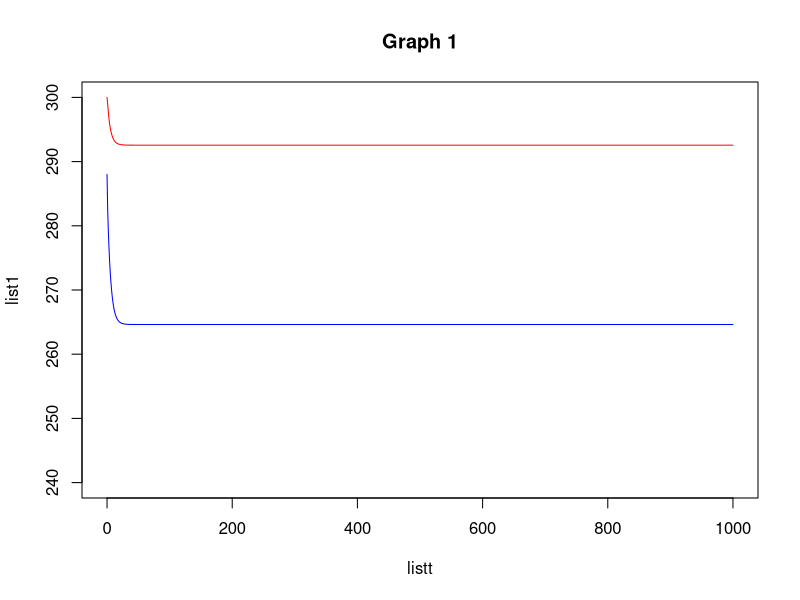
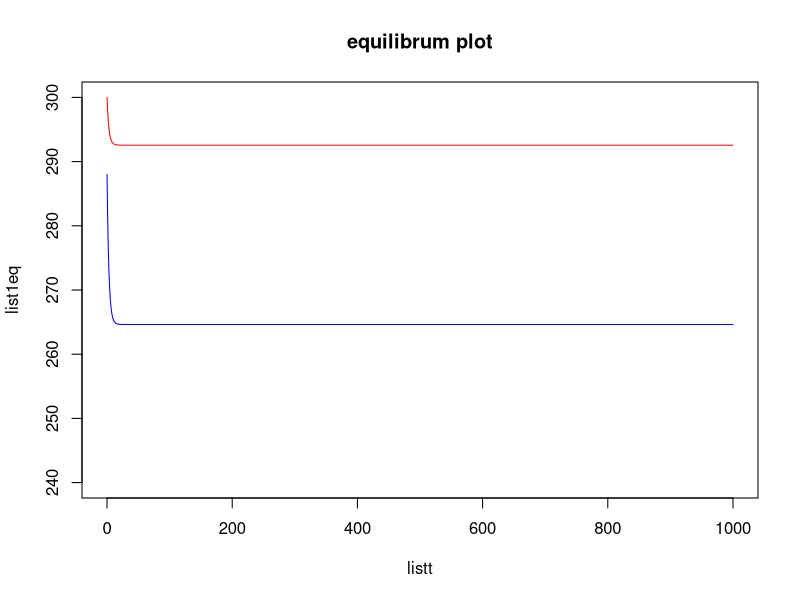
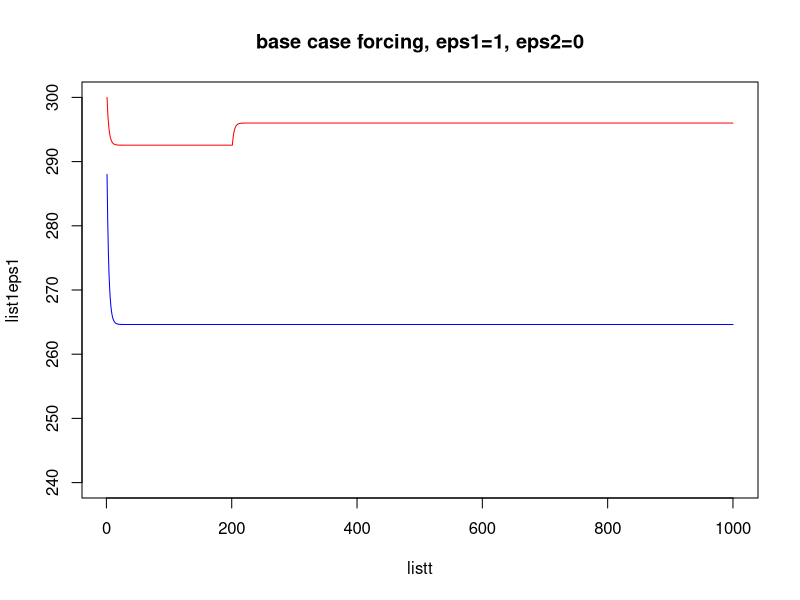
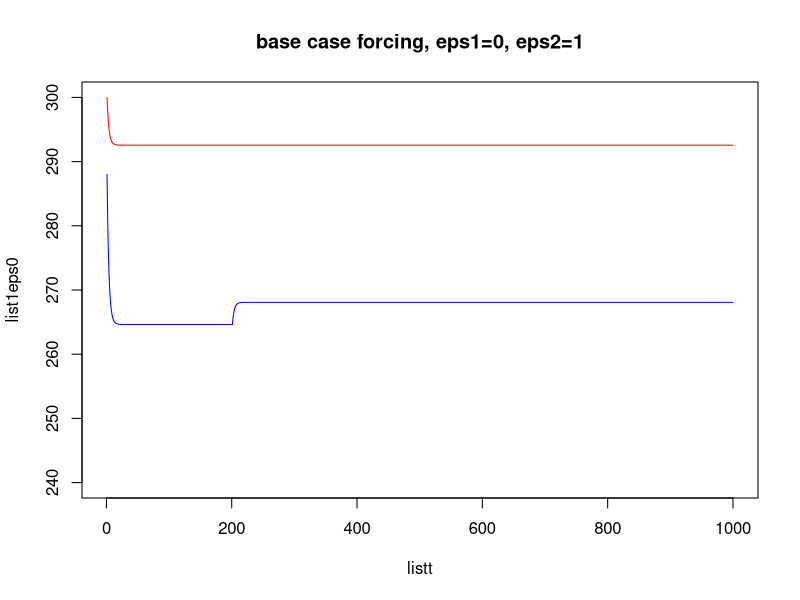
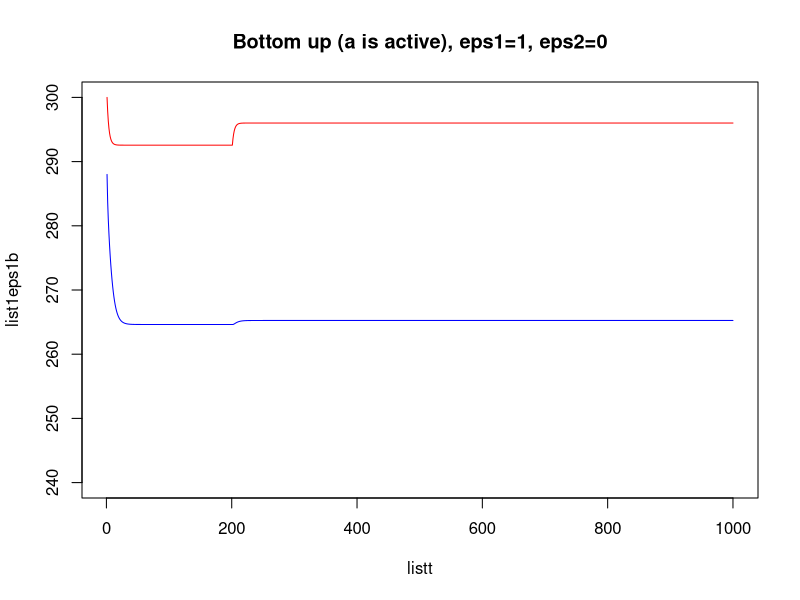
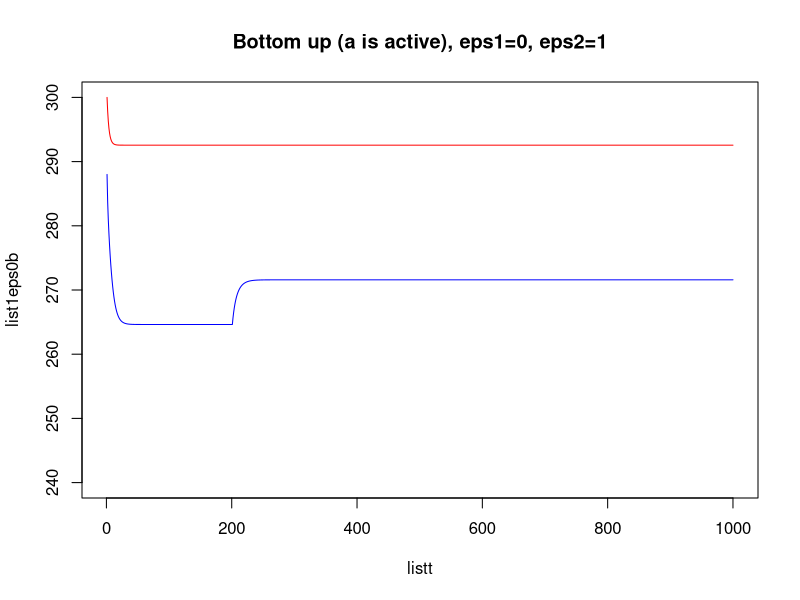
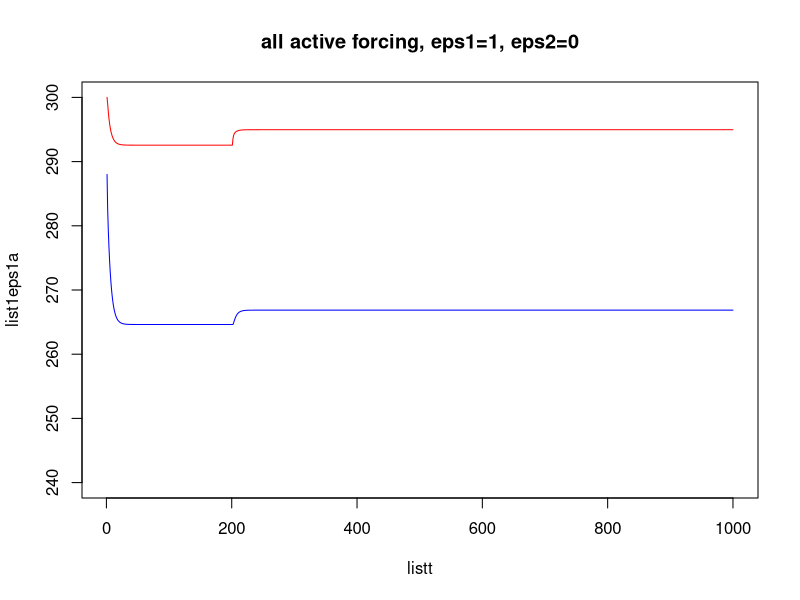
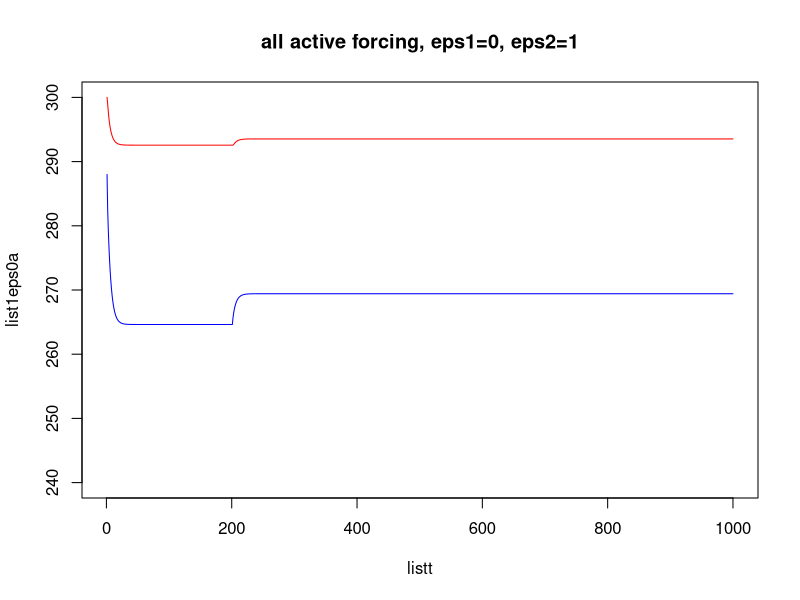

These figures' R source, in order:
H=1; #arbitrary 
S1=40.9; #PW
A=-49.7; #PW
B=0.29; #PW 
S2=24.1; #PW
alpha=0.29; 
F0=3; #PW
gamma1=0.035;
gamma2=0.002852;
Tice=271.15;

dt=1;
T1=300; 
T2=288; 
t<-0;
n<-1000; #arbritrary
tA =200
epsilon=c(1,0)

eps1 = function (t) ifelse(t < tA, 0, 0) #forcing function 
eps2 = function (t) ifelse(t < tA, 0, 0) #forcing function 

phiice = function (T1, T2) pi/6 +(pi/6)*(T1-Tice)/(T1-T2)
a = function (T1, T2) 1-sin(phiice(T1,T2))
CCeq = function (T1) 6.11*exp(17.23*((T1-273.25)/(T1-35.86)))
AHT = function (T1, T2) F0+gamma1*(T1-T2)+gamma2*CCeq(T1)*(T1-T2)

dT1 = function (T1,T2,t) (S1-AHT(T1,T2)-(A+B*T1)+eps1(t))/H
dT2 = function (T1,T2,t) (S2*(1-2*alpha*a(T1,T2))+AHT(T1, T2)-(A+B*T2)+eps2(t))/H


list1= vector("list", n)
list2= vector("list",n)
listt= vector ("list",n)

list1[[1]] = T1
list2[[1]] = T2
listt[[1]] = t

for (k in 1: n){
  Var1=T1+dT1(T1,T2,t)*dt
  Var2=T2+dT2(T1,T2,t)*dt
  t=t+dt
  T1=Var1
  T2=Var2
  list1[[k+1]] <- T1
  list2[[k+1]] <- T2
  listt[[k+1]] <- t
}

plot(listt, list1, ylim = c(240,300), type="l", col="red")
lines(listt, list2, col="blue")
title("Graph 1")

T1diff = list1[[n]]-list1[[tA]]
T2diff = list2[[n]]-list2[[tA]]
T1eq = list1[[n]]
T2eq = list2[[n]]
aeq = a(T1eq,T2eq)
phiiceeq = phiice(T1eq,T2eq)
phiiceeqdeg = phiiceeq*180/pi
AHTeq = AHT(T1eq,T2eq)
dT1eq= function(T1,T2,t) (S1-AHTeq-(A+B*T1)+eps1(t))/H
dT2eq=function (T1,T2,t) S2*(1-2*alpha*aeq+AHTeq-(A+B*T2)+eps2(t))/H


#loop 2 with equilibrium no forcing
list1eq= vector ("list", n)
list2eq= vector ("list", n)

list1eq[[1]]=300
list2eq[[1]]=288

T1=300
T2=288
t=0

eps1eq <- function (t) ifelse(t < tA ,0, 0) #forcing function
eps2eq <- function (t) ifelse(t < tA ,0, 0) #forcing function
dT1eq= function(T1,T2,t) (S1-AHTeq-(A+B*T1)+eps1eq(t))/H
dT2eq=function (T1,T2,t) (S2*(1-2*alpha*aeq)+AHTeq- (A+B*T2)+eps2eq(t))/H

for (k in 1:n){
  Var1=T1+dT1eq(T1,T2,t)*dt
  Var2=T2+dT2eq(T1,T2,t)*dt
  t=t+dt
  T1=Var1
  T2=Var2
  list1eq[[k+1]]= T1
  list2eq[[k+1]]= T2
}

plot(listt, list1eq, ylim=c(240,300), type="l", col="red")
lines(listt, list2eq, col="blue")
title("equilibrum plot")
T1diffeq = list1[[n]]-list1[[tA]]
T2diffeq = list2[[n]]-list2[[tA]]



#forcing feedback not active- base case (dT1eq and dT2eq) (esp1=1, eps2=0)
list1eps1= vector("list",n)
list2eps0=vector("list", n)

list1eps1[[1]]=300
list2eps0[[1]]=288

T1=300
T2=288
t=0

 eps1_1 = function (t) ifelse(t < tA, 0, 1 )#forcing function ################################################################eps1
 eps2_0 = function (t) ifelse(t < tA, 0, 0)#forcing function ################################################################eps0
 dT1_eps1 = function (T1,T2,t) (S1-AHTeq-(A+B*T1)+eps1_1(t))/H
 dT2_eps0 = function (T1,T2,t) (S2*(1-2*alpha*aeq)+AHTeq-(A+B*T2)+eps2_0(t))/H #using AHT function and a function
 

 for (k in 1: n){
   Var1=T1+dT1_eps1(T1,T2,t)*dt
   Var2=T2+dT2_eps0(T1,T2,t)*dt
   t=t+dt
   T1=Var1
   T2=Var2
   list1eps1[[k+1]] = T1
   list2eps0[[k+1]] = T2
   listt[[k]] = t
 }
 plot(listt, list1eps1, ylim = c(240,300), type="l", col="red")
 lines(listt, list2eps0, col="blue")
 title( "base case forcing, eps1=1, eps2=0")
 
 T1diffbaseeps1 = list1eps1[[n]]-list1eps1[[tA]]
 T2diffbaseeps0 = list2eps0[[n]]-list2eps0[[tA]]


 
 #forcing feedback not active-base case (dT1eq and dT2eq) (esp1=0, eps2=1)
 list1eps0= vector("list",n)
 list2eps1=vector("list", n)
 T1=300
 T2=288
 t=0
 
 list1eps0[[1]]=T1
 list2eps1[[1]]=T2
 
 eps1_0 = function (t) ifelse(t < tA, 0, 0) #forcing function ######################################################################eps0
 eps2_1 = function (t) ifelse(t < tA, 0, 1) #forcing function ######################################################################eps1
 dT1_eps0 = function (T1,T2,t) (S1-AHTeq-(A+B*T1)+eps1_0(t))/H
 dT2_eps1 = function (T1,T2,t) (S2*(1-2*alpha*aeq)+AHTeq-(A+B*T2)+eps2_1(t))/H 
 
 for (k in 1: n){
   Var1=T1+dT1_eps0(T1,T2,t)*dt
   Var2=T2+dT2_eps1(T1,T2,t)*dt
   t=t+dt
   T1=Var1
   T2=Var2
   list1eps0[[k+1]] = T1
   list2eps1[[k+1]] = T2
   listt[[k]] = t
 }
 plot(listt, list1eps0, ylim = c(240,300), type="l", col="red")
 lines(listt, list2eps1, col="blue")
 title( "base case forcing, eps1=0, eps2=1")
 
 T1diffbaseeps0 = list1eps0[[n]]-list1eps0[[tA]]
 T2diffbaseeps1 = list2eps1[[n]]-list2eps1[[tA]]
 
 #base case sensitivity matrix 
 
 lambdavectorbase=c(T1diffbaseeps1,T2diffbaseeps0,T1diffbaseeps0,T2diffbaseeps1)
 lambdabase= matrix(lambdavectorbase,2) 
 lambdabaseinverse= solve(lambdabase)
 
 
 #Bottom up in reference to a (ice albedo) use AHTeq and a(T1,T2) (eps1=1, eps2=0) 
 list1eps1b=vector("list",n)
 list2eps0b=vector("list",n)
 T1=300
 T2=288
 t=0
 
 list1eps1b[[1]]=T1
 list2eps0b[[1]]=T2
 
 #eps1_1 and eps2_0 defined above 
 dT1_eps1b = function (T1,T2,t) (S1-AHTeq-(A+B*T1)+eps1_1(t))/H
 dT2_eps0b = function (T1,T2,t) (S2*(1-2*alpha*a(T1,T2))+AHTeq-(A+B*T2)+eps2_0(t))/H 
 for (k in 1: n){
   Var1=T1+dT1_eps1b(T1,T2,t)*dt
   Var2=T2+dT2_eps0b(T1,T2,t)*dt
   t=t+dt
   T1=Var1
   T2=Var2
   list1eps1b[[k+1]] = T1
   list2eps0b[[k+1]] = T2
   listt[[k]] = t
 }
 plot(listt, list1eps1b, ylim = c(240,300), type="l", col="red")
 lines(listt, list2eps0b, col="blue")
 title( "Bottom up (a is active), eps1=1, eps2=0")  
 
 T1diffeps1b = list1eps1b[[n]]-list1eps1b[[tA]]
 T2diffeps0b = list2eps0b[[n]]-list2eps0b[[tA]]
 
 #Bottom up in reference to a (ice albedo) use AHTeq and a(T1,T2) (eps1=0, eps2=1)
 list1eps0b=vector("list",n)
 list2eps1b=vector("list",n)
 T1=300
 T2=288
 t=0
 
 list1eps0b[[1]]=T1
 list2eps1b[[1]]=T2
 
 #eps1_0 and eps2_1 defined above 
 dT1_eps0b = function (T1,T2,t) (S1-AHTeq-(A+B*T1)+eps1_0(t))/H
 dT2_eps1b = function (T1,T2,t) (S2*(1-2*alpha*a(T1,T2))+AHTeq-(A+B*T2)+eps2_1(t))/H
 for (k in 1: n){
   Var1=T1+dT1_eps0b(T1,T2,t)*dt
   Var2=T2+dT2_eps1b(T1,T2,t)*dt
   t=t+dt
   T1=Var1
   T2=Var2
   list1eps0b[[k+1]] = T1
   list2eps1b[[k+1]] = T2
   listt[[k]] = t
 }
 plot(listt, list1eps0b, ylim = c(240,300), type="l", col="red")
 lines(listt, list2eps1b, col="blue")
 title( "Bottom up (a is active), eps1=0, eps2=1")
 
 T1diffeps0b = list1eps0b[[n]]-list1eps0b[[tA]]
 T2diffeps1b = list2eps1b[[n]]-list2eps1b[[tA]]
 
 #bottom up sensitivity matrix 
 
 lambdavectorb=c(T1diffeps1b, T2diffeps0b, T1diffeps0b, T2diffeps1b)
 lambdab= matrix(lambdavectorb,2)
 
 #bottom up gain matrix 
 GoriginalBottom=matrix()

 
 Gb= lambdab %*% lambdabaseinverse
 
 GoriginalBottom= matrix(c(1, 0.1812612, 0.000000, 2.017988),2)
 
 deltaT0bvector= lambdabase%*%epsilon


deltaTalphaestimateb= GoriginalBottom%*%deltaT0bvector

deltaTalphab=lambdab%*%epsilon


 
 #Forcing feedback all active (dT1, dT2) (eps1=1, eps2=0)
 list1eps1a=vector("list",n)
 list2eps0a=vector("list",n)
 T1=300
 T2=288
 t=0
 
 list1eps1a[[1]]=T1
 list2eps0a[[1]]=T2
 
 #eps1_1 and eps2_0 are defined above 
 dT1_eps1a = function (T1,T2,t) (S1-AHT(T1,T2)-(A+B*T1)+eps1_1(t))/H
 dT2_eps0a = function (T1,T2,t) (S2*(1-2*alpha*a(T1,T2))+AHT(T1,T2)-(A+B*T2)+eps2_0(t))/H 
 for (k in 1: n){
   Var1=T1+dT1_eps1a(T1,T2,t)*dt
   Var2=T2+dT2_eps0a(T1,T2,t)*dt
   t=t+dt
   T1=Var1
   T2=Var2
   list1eps1a[[k+1]] = T1
   list2eps0a[[k+1]] = T2
   listt[[k]] = t
 }
 plot(listt, list1eps1a, ylim = c(240,300), type="l", col="red")
 lines(listt, list2eps0a, col="blue")
 title( "all active forcing, eps1=1, eps2=0")

 T1diff1a = list1eps1a[[n]]-list1eps1a[[tA]]
 T2diff0a = list2eps0a[[n]]-list2eps0a[[tA]]
 
 #Forcing feedback all active (dT1, dT2) (eps1=0, eps2=1)
 list1eps0a=vector("list",n)
 list2eps1a=vector("list",n)
 T1=300
 T2=288
 t=0
 
 list1eps0a[[1]]=T1
 list2eps1a[[1]]=T2
 
 #eps1_0 and eps2_1 defined above 
 dT1_eps0a = function (T1,T2,t) (S1-AHT(T1,T2)-(A+B*T1)+eps1_0(t))/H
 dT2_eps1a = function (T1,T2,t) (S2*(1-2*alpha*a(T1,T2))+AHT(T1,T2)-(A+B*T2)+eps2_1(t))/H 
 for (k in 1: n){
   Var1=T1+dT1_eps0a(T1,T2,t)*dt
   Var2=T2+dT2_eps1a(T1,T2,t)*dt
   t=t+dt
   T1=Var1
   T2=Var2
   list1eps0a[[k+1]] = T1
   list2eps1a[[k+1]] = T2
   listt[[k]] = t
  } 
 plot(listt, list1eps0a, ylim = c(240,300), type="l", col="red")
 lines(listt, list2eps1a, col="blue")
 title( "all active forcing, eps1=0, eps2=1") 

 T1diffeps0a = list1eps0a[[n]]-list1eps0a[[tA]]
 T2diffeps1a = list2eps1a[[n]]-list2eps1a[[tA]]
 #all active sensitivity matrix 
 #lambdaalpha 
 
 lambdavectora= c(T1diff1a,T2diff0a,T1diffeps0a,T2diffeps1a)
 lambdaa=matrix(lambdavectora,2)
 
 
 #Top down in reference to a (ice albedo) use AHT(T1,T2) and aeq (eps1=1, eps2=0)
 list1eps1t=vector("list",n)
 list2eps0t=vector("list",n)
 T1=300
 T2=288
 t=0
 
 list1eps1t[[1]]=T1
 list2eps0t[[1]]=T2
 
 #eps1_1 and eps2_0 defined above 
 dT1_eps1t = function (T1,T2,t) (S1-AHT(T1,T2)-(A+B*T1)+eps1_1(t))/H
 dT2_eps0t = function (T1,T2,t) (S2*(1-2*alpha*aeq)+AHT(T1,T2)-(A+B*T2)+eps2_0(t))/H 
 for (k in 1: n){
   Var1=T1+dT1_eps1t(T1,T2,t)*dt
   Var2=T2+dT2_eps0t(T1,T2,t)*dt
   t=t+dt
   T1=Var1
   T2=Var2
   list1eps1t[[k+1]]= T1
   list2eps0t[[k+1]]= T2
   listt[[k]]= t
 } 
 plot(listt, list1eps1t, ylim = c(240,300), type="l", col="red")
 lines(listt, list2eps0t, col="blue")
 title( "Top down (AHT is active), eps1=1, eps2=0")  
 
 T1diffeps1t = list1eps1t[[n]]-list1eps1t[[tA]]
 T2diffeps0t = list2eps0t[[n]]-list2eps0t[[tA]]
 
 
 #Top down in reference to a (ice albedo) use AHT(T1,T2) and aeq (eps1=0, eps2=1)
 list1eps0t=vector("list",n)
 list2eps1t=vector("list",n)
 T1=300
 T2=288
 t=0
 
 list1eps0t[[1]]=T1
 list2eps1t[[1]]=T2
 
 #eps1_0 and eps2_1 defined above 
 dT1_eps0t = function (T1,T2,t) (S1-AHT(T1,T2)-(A+B*T1)+eps1_0(t))/H
 dT2_eps1t = function (T1,T2,t) (S2*(1-2*alpha*aeq)+AHT(T1,T2)-(A+B*T2)+eps2_1(t))/H
 for (k in 1: n){
   Var1=T1+dT1_eps0t(T1,T2,t)*dt
   Var2=T2+dT2_eps1t(T1,T2,t)*dt
   t=t+dt
   T1=Var1
   T2=Var2
   list1eps0t[[k+1]] = T1
   list2eps1t[[k+1]] = T2
   listt[[k]] = t
 }  
 plot(listt, list1eps0t, ylim = c(240,300), type="l", col="red")
 lines(listt, list2eps1t, col="blue")
 title("Top down (AHT is active), eps1=0, eps2=1")  

 T1diffeps0t = list1eps0t[[n]]-list1eps0t[[tA]]
 T2diffeps1t = list2eps1t[[n]]-list2eps1t[[tA]]
 
 
 #top down sensitivity matrix  (THE BASE FOR TOP DOWN)                                                                  
 lambdavectort=c(T1diffeps1t, T2diffeps0t, T1diffeps0t, T2diffeps1t) 
 lambdat=matrix(lambdavectort, 2)
 lambdatinv=solve(lambdat)
 #Top gain matrix 
  ##############################################################################################################################################
 Gt= lambdaa %*% lambdatinv

 GoriginalTop= matrix(c(1.0167576, 0.0810036, 0.1343562, 1.6524002),2)
 
 deltaT0t= lambdaa%*%epsilon
 

 deltaT0tvector= lambdat%*%epsilon 
 
 deltaTalphaestimatet= GoriginalTop%*%deltaT0tvector
 
 deltaTalphat=lambdaa%*% epsilon 
 
cat("deltaTalphaestb=", deltaTalphaestimateb, "deltaTalphab=", deltaTalphab,"deltaTalphatestt=", deltaTalphaestimatet, "deltaTalphat=", deltaTalphat )